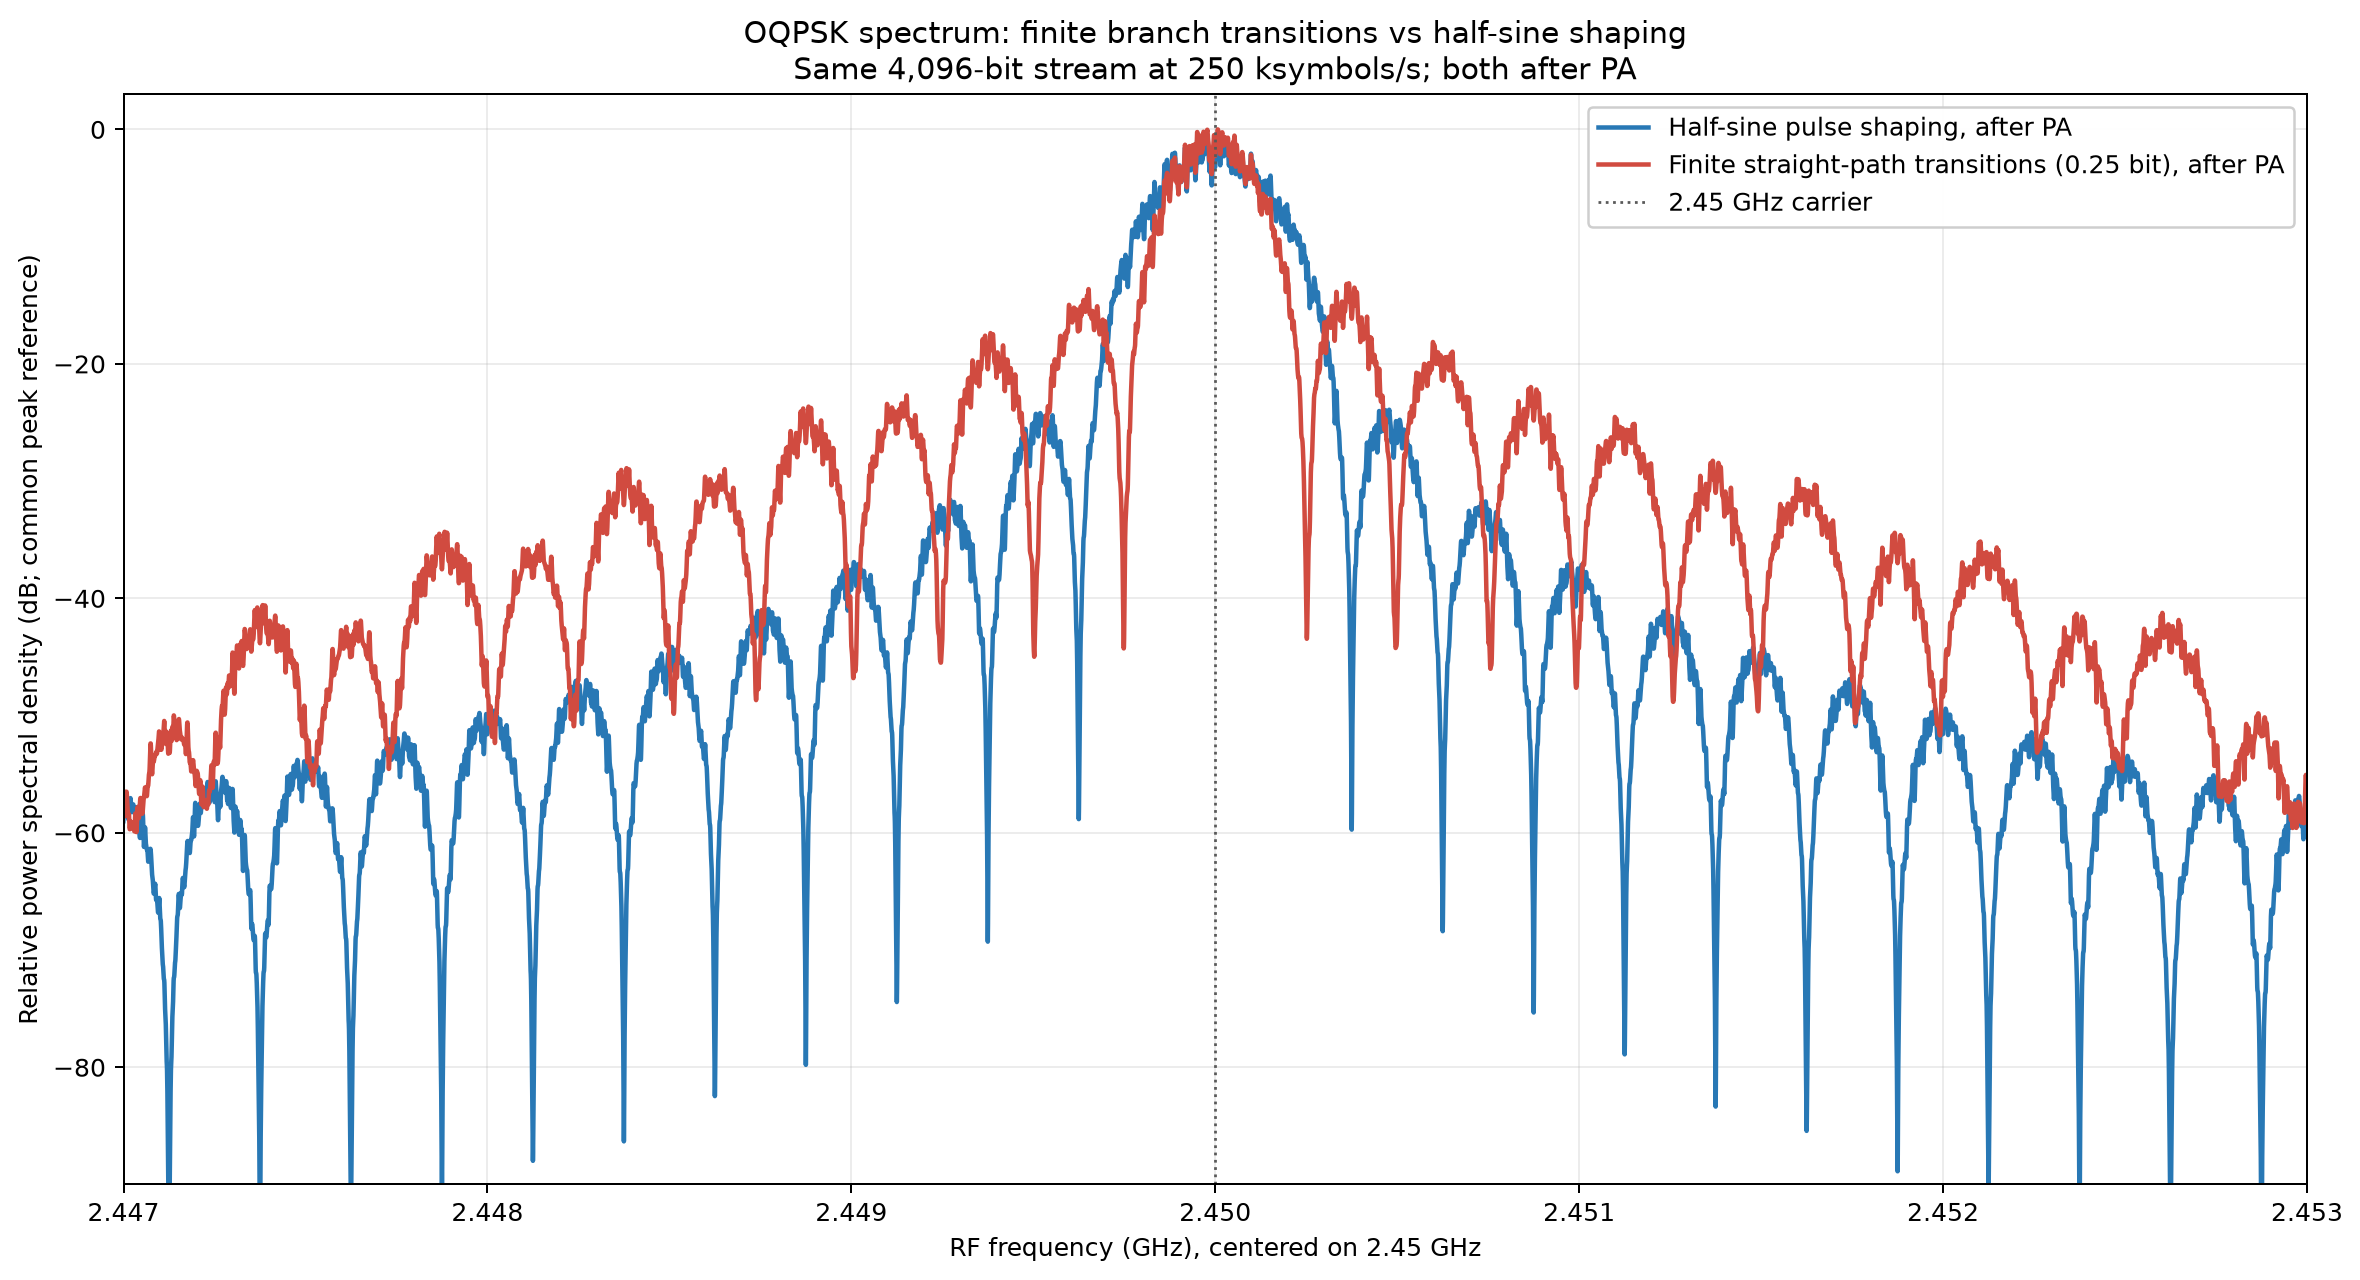

Write the Python code that produced this figure.
#!/usr/bin/env python3
"""Compare finite-edge and half-sine-shaped OQPSK spectra without DSSS.

A seeded bitstream directly updates alternating I/Q branches at 250 ksymbols/s
by default. The reference uses short, smooth branch transitions that follow
straight paths between constellation states and dip inward. The other sums
overlapping half-sine branch pulses and follows circular arcs. Both pass through
the same illustrative Rapp AM/AM PA model. The finite edge duration is an
explicit modeling choice, not an EFR32 transmitter specification.
"""
import argparse
import os
from pathlib import Path
import subprocess
import sys
import tempfile

os.environ.setdefault('MPLCONFIGDIR', str(Path(tempfile.gettempdir()) / 'mpl-oqpsk-shaping-spectrum-cache'))
Path(os.environ['MPLCONFIGDIR']).mkdir(parents=True, exist_ok=True)

import matplotlib
matplotlib.use('Agg')
import matplotlib.pyplot as plt
import numpy as np


def make_oqpsk_pair(bits, samples_per_bit, edge_fraction=0.25):
    """Return finite-edge and half-sine OQPSK for the same bits.

    Bits update alternating branches, with the quadrature branch delayed by
    one bit interval (half an OQPSK symbol). In the shaped waveform each branch
    bit contributes a half-sine pulse lasting two bit intervals; adjacent I/Q
    pulses overlap in quadrature. The reference takes a straight path between
    adjacent states during a raised-cosine branch edge of ``edge_fraction`` bit
    intervals, holding each state otherwise. Both visit the same constellation
    state at the middle of each bit interval.
    """
    bit_count = len(bits)
    t_bits = (np.arange(bit_count * samples_per_bit) + 0.5) / samples_per_bit
    event_index = np.floor(t_bits).astype(np.int64) % bit_count
    tau = t_bits - np.floor(t_bits)
    current_is_i = (event_index % 2) == 0
    current_bit = bits[event_index]
    previous_bit = bits[(event_index - 1) % bit_count]

    # Match the project's Gray labels: 00/01/10/11 map to
    # 135/45/225/315 degrees, respectively.
    current = np.where(current_is_i, 2.0 * current_bit - 1.0,
                       1.0 - 2.0 * current_bit)
    previous = np.where(current_is_i, 1.0 - 2.0 * previous_bit,
                        2.0 * previous_bit - 1.0)

    sine = np.sin(np.pi * tau / 2.0)
    cosine = np.cos(np.pi * tau / 2.0)
    i_half_sine = np.where(current_is_i, current * sine, previous * cosine)
    q_half_sine = np.where(current_is_i, previous * cosine, current * sine)
    half_sine = i_half_sine + 1j * q_half_sine

    # At the middle of each bit interval both waveforms visit the same state.
    # A finite transition between states dips inside the unit circle whenever
    # one branch changes sign. Its timing is deliberately explicit: a full-bit
    # ramp would itself be a strong spectral-shaping filter.
    scale = 1.0 / np.sqrt(2.0)
    event_numbers = np.arange(bit_count)
    i_center = np.where(event_numbers % 2 == 0,
                        2.0 * bits[event_numbers] - 1.0,
                        2.0 * bits[(event_numbers - 1) % bit_count] - 1.0)
    q_center = np.where(event_numbers % 2 == 0,
                        1.0 - 2.0 * bits[(event_numbers - 1) % bit_count],
                        1.0 - 2.0 * bits[event_numbers])
    centers = (i_center + 1j * q_center) * scale
    before_center = tau < 0.5
    start = np.where(before_center, centers[(event_index - 1) % bit_count],
                     centers[event_index])
    stop = np.where(before_center, centers[event_index],
                    centers[(event_index + 1) % bit_count])
    distance_from_boundary = np.where(before_center, tau, tau - 1.0)
    progress = np.clip(0.5 + distance_from_boundary / edge_fraction, 0.0, 1.0)
    blend = 0.5 - 0.5 * np.cos(np.pi * progress)
    finite_edge = start + (stop - start) * blend
    return finite_edge, half_sine


def rapp_pa(signal, gain, saturation, smoothness):
    """Memoryless Rapp-style AM/AM response from rf_amplification_gain.py."""
    envelope = np.abs(signal)
    output_envelope = (gain * envelope /
                       (1.0 + (gain * envelope / saturation) ** (2.0 * smoothness))
                       ** (1.0 / (2.0 * smoothness)))
    return np.divide(signal * output_envelope, envelope,
                     out=np.zeros_like(signal), where=envelope > 0)


def welch_psd(signal, sample_rate, segment_samples=8192, overlap=0.5):
    """Two-sided Hann-windowed Welch PSD, implemented with NumPy."""
    segment_samples = min(segment_samples, len(signal))
    hop = max(1, int(segment_samples * (1.0 - overlap)))
    n_fft = 4 * segment_samples
    window = np.hanning(segment_samples)
    scale = sample_rate * np.sum(window ** 2)
    power = np.zeros(n_fft, dtype=float)
    count = 0
    for start in range(0, len(signal) - segment_samples + 1, hop):
        block = signal[start:start + segment_samples] * window
        spectrum = np.fft.fft(block, n=n_fft)
        power += np.abs(spectrum) ** 2 / scale
        count += 1
    power /= max(count, 1)
    frequency = np.fft.fftfreq(n_fft, d=1.0 / sample_rate)
    return np.fft.fftshift(frequency), np.fft.fftshift(power)


def open_image(path):
    image_path = str(path.resolve())
    if sys.platform == 'darwin':
        subprocess.Popen(['open', image_path])
    elif os.name == 'nt':
        os.startfile(image_path)
    else:
        subprocess.Popen(['xdg-open', image_path])


def main():
    parser = argparse.ArgumentParser(description=__doc__)
    parser.add_argument('--bits', type=int, default=4096,
                        help='input bits (default: 4096; must be even)')
    parser.add_argument('--seed', type=int, default=7, help='random stream seed (default: 7)')
    parser.add_argument('--symbol-rate', type=float, default=250_000,
                        help='OQPSK symbol rate in symbols/s (default: 250000)')
    parser.add_argument('--samples-per-bit', type=int, default=32,
                        help='baseband samples per serial bit (default: 32)')
    parser.add_argument('--edge-fraction', type=float, default=0.25,
                        help='finite branch transition duration as a fraction of a bit interval '
                             '(default: 0.25; illustrative, not an EFR32 specification)')
    parser.add_argument('--carrier-ghz', type=float, default=2.45,
                        help='frequency-axis carrier reference (default: 2.45 GHz)')
    parser.add_argument('--gain', type=float, default=3.0,
                        help='PA small-signal voltage gain (default: 3)')
    parser.add_argument('--saturation', type=float, default=2.4,
                        help='normalized PA saturation output (default: 2.4)')
    parser.add_argument('--smoothness', type=float, default=2.0,
                        help='Rapp model smoothness parameter (default: 2)')
    parser.add_argument('--span-mhz', type=float, default=3.0,
                        help='half-width of displayed spectrum (default: 3 MHz)')
    parser.add_argument('--output', default='oqpsk_shaping_pa_spectrum.png',
                        help='output PNG path')
    parser.add_argument('--no-open', action='store_true',
                        help='save the PNG without opening it')
    args = parser.parse_args()
    if args.bits <= 0 or args.bits % 2:
        parser.error('--bits must be a positive even number')
    if args.samples_per_bit < 4:
        parser.error('--samples-per-bit must be at least 4')
    if not 0 < args.edge_fraction <= 1:
        parser.error('--edge-fraction must be greater than 0 and at most 1')
    if min(args.symbol_rate, args.carrier_ghz, args.gain,
           args.saturation, args.smoothness, args.span_mhz) <= 0:
        parser.error('symbol rate, carrier, gain, saturation, smoothness, and span must be positive')

    rng = np.random.default_rng(args.seed)
    bits = rng.integers(0, 2, size=args.bits, dtype=np.int8)
    # Each input bit updates one branch; Q updates are staggered by half a
    # symbol. Both alternatives use the same bit sequence and timing.
    finite_edge_path, half_sine_path = make_oqpsk_pair(
        bits, args.samples_per_bit, args.edge_fraction)
    half_sine_pa = rapp_pa(half_sine_path, args.gain, args.saturation, args.smoothness)
    finite_edge_pa = rapp_pa(finite_edge_path, args.gain, args.saturation, args.smoothness)

    symbol_rate = args.symbol_rate
    bit_rate = 2.0 * symbol_rate
    sample_rate = bit_rate * args.samples_per_bit
    spectra = []
    for label, signal, color in [
        ('Half-sine pulse shaping, after PA', half_sine_pa, '#2878b5'),
        (f'Finite straight-path transitions ({args.edge_fraction:g} bit), after PA',
         finite_edge_pa, '#d14b40'),
    ]:
        offsets_hz, power = welch_psd(signal, sample_rate)
        spectra.append((label, color, offsets_hz, power))
    common_peak = max(float(power.max()) for _, _, _, power in spectra)

    fig, ax = plt.subplots(figsize=(13, 7), constrained_layout=True)
    for label, color, offsets_hz, power in spectra:
        power_db = 10.0 * np.log10(np.maximum(power / common_peak, 1e-14))
        frequency_ghz = args.carrier_ghz + offsets_hz / 1e9
        ax.plot(frequency_ghz, power_db, color=color, lw=1.8, label=label)

    half_span_ghz = args.span_mhz / 1000.0
    ax.set_xlim(args.carrier_ghz - half_span_ghz,
                args.carrier_ghz + half_span_ghz)
    ax.set_ylim(-90, 3)
    ax.axvline(args.carrier_ghz, color='0.35', ls=':', lw=1.1,
               label=f'{args.carrier_ghz:g} GHz carrier')
    ax.set_xlabel(f'RF frequency (GHz), centered on {args.carrier_ghz:g} GHz')
    ax.set_ylabel('Relative power spectral density (dB; common peak reference)')
    ax.set_title(f'OQPSK spectrum: finite branch transitions vs half-sine shaping\n'
                 f'Same {args.bits:,}-bit stream at {symbol_rate / 1e3:g} ksymbols/s; both after PA')
    ax.grid(True, alpha=.24)
    ax.legend(loc='upper right', framealpha=.96)

    output = Path(args.output)
    output.parent.mkdir(parents=True, exist_ok=True)
    fig.savefig(output, dpi=180, bbox_inches='tight')
    plt.close(fig)
    print(f'Saved {output.resolve()} ({args.bits:,} bits, {args.bits // 2:,} OQPSK symbols, '
          f'{sample_rate / 1e6:g} MS/s; no DSSS)')
    if not args.no_open:
        open_image(output)


if __name__ == '__main__':
    main()
